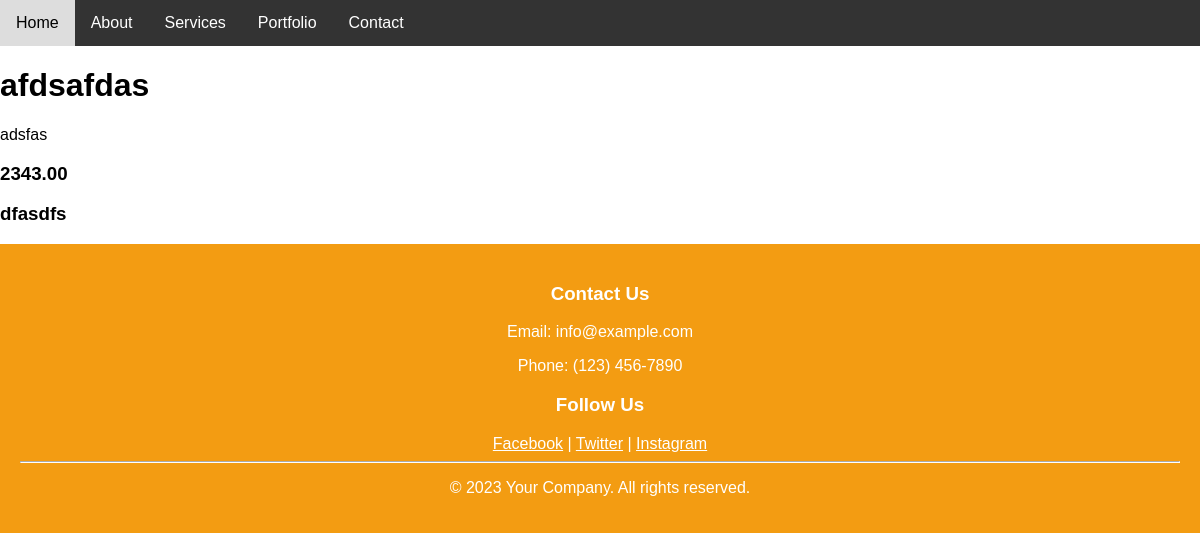
The app's page /products/24/ with its own data.
### products/models.py (models this page shows, shortened)
class Product(models.Model):
    title       = models.CharField(max_length=120)
    description = models.TextField(blank=True,null=True)
    price       = models.DecimalField(max_digits=100000,decimal_places=2)
    summary     = models.TextField(blank=True,null=False)
    features    = models.BooleanField(default=False)

### products/views.py (the view)
# urls.py: path("<int:id>/", product_detail_view, name='product-detail'),
def product_detail_view(request,id=id):
    obj = Product.objects.get(id=id)
    context = {
        'object': obj#!associated with the key 'object' in the context dictionary. When you access context['object'], it returns the value
    }
    return render(request, "products/product_detail.html", context)

### products/templates/products/product_detail.html
{% extends 'base.html' %}
{% block content %}
    <h1>{{ object.title }}</h1>
    <p>{% if object.description != None and object.description != '' %}
        {{ object.description }}
    {% else %}
        Description Coming soon
    {% endif %}</p>
    <h3>{{ object.price }}</h3>
    <h3>{{ object.summary }}</h3>
{% endblock content %}

### templates/navbar.html (style rules this page uses)
body { font-family: Arial, sans-serif; margin: 0; padding: 0; }

### records on screen
Product: title "afdsafdas", description "adsfas", price "2343.00", summary "dfasdfs"
